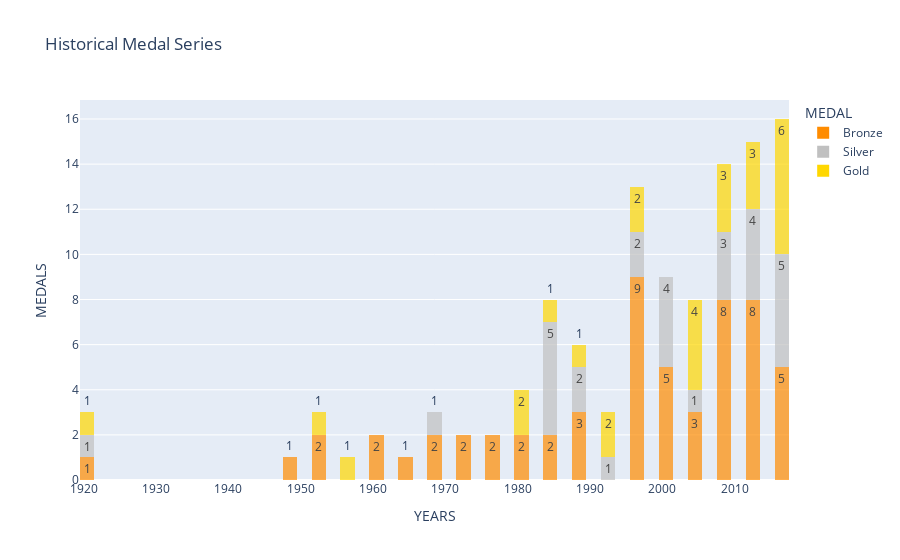

Notebook code cell kept with this figure:
### Markdown cell above
No gráfico abaixo podemos observar um histograma de barras com as quantidades de medalhas obtidas a cada 4 anos, proximadamente. Esse gráfico se mostra útil, por em apenas uma visualização ser capaz de informar não apenas a quantidade de melhadas por tipo, como também observar o aumento das vitórias ao longo dos anos.

OBS.: de acordo com o Data Frame, não há medalhas contabilizadas antes do ano de 1920

### Code cell
fig = px.histogram(x='Year', data_frame=br_uniq, color='Medal', nbins=50,
                   category_orders={'Medal': ['Bronze','Silver','Gold']},
                   color_discrete_sequence=['darkorange','silver','gold'], opacity=0.7,
                   text_auto=True, title = 'Historical Medal Series')

fig.update_xaxes(title='YEARS')
#fig.update_xticks(title='Anos')
fig.update_yaxes(title='MEDALS')
fig.update_layout(legend=dict(title='MEDAL'))

### Figure 1 — Plotly figure (JSON) as saved in the notebook; plotly's stock layout.template omitted (floating-point values rounded to 4 significant figures)
{"data": [{"alignmentgroup": "True", "bingroup": "x", "hovertemplate": "Medal=Bronze<br>Year=%{x}<br>count=%{y}<extra></extra>", "legendgroup": "Bronze", "marker": {"color": "darkorange", "opacity": 0.7, "pattern": {"shape": ""}}, "name": "Bronze", "nbinsx": 50, "offsetgroup": "Bronze", "orientation": "v", "showlegend": true, "texttemplate": "%{value}", "type": "histogram", "x": [2000, 1996, 2008, 1948, 1960, 1964, 1996, 2012, 1920, 1996, 2000, 2008, 2004, 1984, 2008, 2012, 1968, 1976, 1952, 1996, 2012, 2016, 2012, 2016, 1988, 1996, 2000, 2008, 2004, 1976, 1980, 1968, 1980, 1960, 2000, 2008, 1988, 2012, 2000, 1988, 1996, 2004, 2008, 1996, 1972, 2012, 2012, 1996, 1952, 2016, 2008, 1984, 2012, 1972, 2008, 2016, 1996, 2016], "xaxis": "x", "yaxis": "y"}, {"alignmentgroup": "True", "bingroup": "x", "hovertemplate": "Medal=Silver<br>Year=%{x}<br>count=%{y}<extra></extra>", "legendgroup": "Silver", "marker": {"color": "silver", "opacity": 0.7, "pattern": {"shape": ""}}, "name": "Silver", "nbinsx": 50, "offsetgroup": "Silver", "orientation": "v", "showlegend": true, "texttemplate": "%{value}", "type": "histogram", "x": [1984, 1988, 1984, 1996, 2012, 2004, 2012, 1984, 2008, 2008, 1992, 1996, 2000, 1988, 1920, 2000, 2012, 2000, 2016, 2012, 2008, 1984, 1968, 2016, 2016, 2000, 1984, 2016, 2016], "xaxis": "x", "yaxis": "y"}, {"alignmentgroup": "True", "bingroup": "x", "hovertemplate": "Medal=Gold<br>Year=%{x}<br>count=%{y}<extra></extra>", "legendgroup": "Gold", "marker": {"color": "gold", "opacity": 0.7, "pattern": {"shape": ""}}, "name": "Gold", "nbinsx": 50, "offsetgroup": "Gold", "orientation": "v", "showlegend": true, "texttemplate": "%{value}", "type": "histogram", "x": [2012, 1992, 2004, 2016, 1980, 2016, 1992, 2008, 2008, 2016, 1984, 1952, 1956, 2016, 1996, 2004, 2016, 2008, 2012, 1988, 1920, 1980, 2004, 1996, 2004, 2016, 2012], "xaxis": "x", "yaxis": "y"}], "layout": {"barmode": "relative", "legend": {"title": {"text": "MEDAL"}, "tracegroupgap": 0}, "title": {"text": "Historical Medal Series"}, "xaxis": {"anchor": "y", "domain": [0, 1], "title": {"text": "YEARS"}}, "yaxis": {"anchor": "x", "domain": [0, 1], "title": {"text": "MEDALS"}}}}
